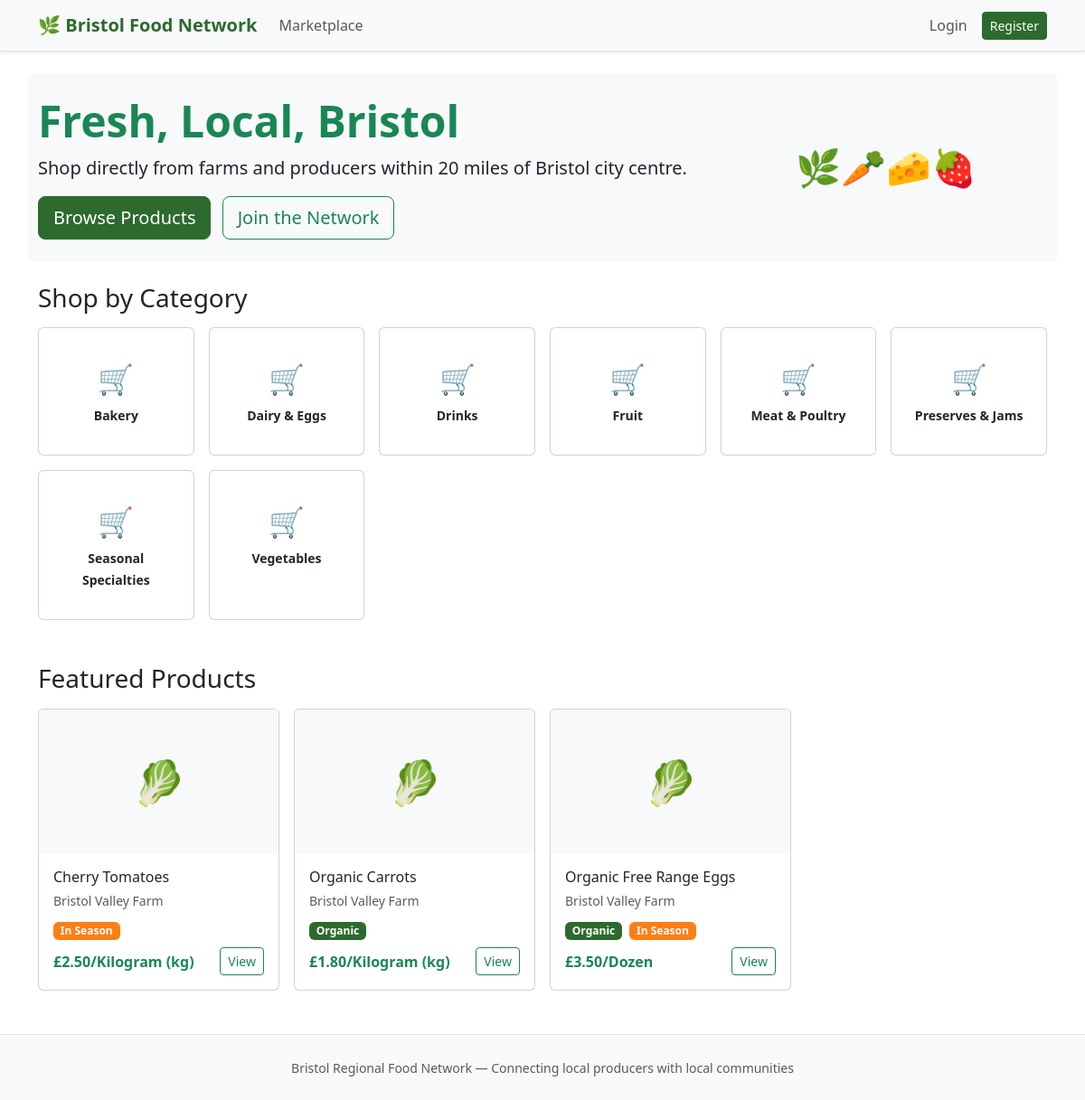
The page / on the database its author committed.
### core/models.py (models this page shows, shortened)
class Category(models.Model):
    name = models.CharField(max_length=100, unique=True)
    slug = models.SlugField(unique=True)
    description = models.TextField(blank=True)
    class Meta:
        verbose_name_plural = 'categories'
        ordering = ['name']

class Product(models.Model):
    AVAILABILITY_CHOICES = [
        ('available', 'Available'),
        ('in_season', 'In Season'),
        ('out_of_season', 'Out of Season'),
        ('unavailable', 'Unavailable'),
    ]
    UNIT_CHOICES = [
        ('kg', 'Kilogram (kg)'),
        ('g', 'Gram (g)'),
        ('litre', 'Litre'),
        ('dozen', 'Dozen'),
        ('each', 'Each'),
        ('bunch', 'Bunch'),
        ('pack', 'Pack'),
    ]
    producer = models.ForeignKey(ProducerProfile, on_delete=models.CASCADE, related_name='products')
    category = models.ForeignKey(Category, on_delete=models.PROTECT, related_name='products')
    name = models.CharField(max_length=200)
    description = models.TextField()
    price = models.DecimalField(
        max_digits=8, decimal_places=2,
        validators=[MinValueValidator(Decimal('0.01'))]
    )
    unit = models.CharField(max_length=20, choices=UNIT_CHOICES, default='each')
    stock_quantity = models.DecimalField(max_digits=10, decimal_places=2, default=0)
    low_stock_threshold = models.DecimalField(max_digits=10, decimal_places=2, default=10)
    availability = models.CharField(max_length=20, choices=AVAILABILITY_CHOICES, default='available')
    is_organic = models.BooleanField(default=False)
    harvest_date = models.DateField(null=True, blank=True)
    best_before_date = models.DateField(null=True, blank=True)
    season_start_month = models.PositiveIntegerField(
        null=True, blank=True,
        validators=[MinValueValidator(1), MaxValueValidator(12)]
    )
    season_end_month = models.PositiveIntegerField(
        null=True, blank=True,
        validators=[MinValueValidator(1), MaxValueValidator(12)]
    )
    image = models.ImageField(upload_to='products/', null=True, blank=True)
    is_surplus = models.BooleanField(default=False)
    surplus_discount_percent = models.PositiveIntegerField(
        default=0,
        validators=[MaxValueValidator(100)]
    )
    surplus_expiry = models.DateTimeField(null=True, blank=True)
    created_at = models.DateTimeField(auto_now_add=True)
    updated_at = models.DateTimeField(auto_now=True)
    @property
    def discounted_price(self):
        if self.is_surplus and self.surplus_discount_percent > 0:
            discount = self.price * Decimal(self.surplus_discount_percent) / 100
            return round(self.price - discount, 2)
        return self.price
    class Meta:
        ordering = ['name']

class ProducerProfile(models.Model):
    user = models.OneToOneField(User, on_delete=models.CASCADE, related_name='producer_profile')
    business_name = models.CharField(max_length=200)
    contact_name = models.CharField(max_length=100)
    farm_address = models.TextField()
    farm_postcode = models.CharField(max_length=10)
    description = models.TextField(blank=True)
    lead_time_hours = models.PositiveIntegerField(
        default=48,
        help_text="Minimum hours needed to prepare orders"
    )

### core/views.py (the view)
# urls.py: path('', views.home, name='home'),
def home(request):
    categories = Category.objects.all()
    featured = Product.objects.filter(
        availability__in=['available', 'in_season'],
        stock_quantity__gt=0
    ).select_related('producer', 'category').order_by('-created_at')[:8]
    return render(request, 'home.html', {
        'categories': categories,
        'featured_products': featured,
    })

### core/context_processors.py (called while the page is built)
def cart_count(request):
    if request.user.is_authenticated and not request.user.is_producer():
        try:
            cart = Cart.objects.get(customer=request.user)
            return {'cart_count': cart.item_count}
        except Cart.DoesNotExist:
            pass
    return {'cart_count': 0}

### templates/home.html (shortened to what this page needs)
{% extends 'base.html' %}
{% block content %}
<div class="row align-items-center py-4 mb-4 bg-light rounded">
    <div class="col-md-8">
        <h1 class="display-5 fw-bold text-success">Fresh, Local, Bristol</h1>
        <p class="lead">Shop directly from farms and producers within 20 miles of Bristol city centre.</p>
        <a href="{% url 'marketplace' %}" class="btn btn-primary btn-lg me-2">Browse Products</a>
        {% if not user.is_authenticated %}
        <a href="{% url 'register' %}" class="btn btn-outline-success btn-lg">Join the Network</a>
        {% endif %}
    </div>
    <div class="col-md-4 text-center fs-1">🌿🥕🧀🍓</div>
</div>
<h3 class="mb-3">Shop by Category</h3>
<div class="row g-3 mb-5">
    {% for category in categories %}
    <div class="col-6 col-md-4 col-lg-2">
        <a href="{% url 'marketplace' %}?category={{ category.slug }}" class="text-decoration-none">
            <div class="card text-center h-100 py-3">
                <div class="card-body">
                    <div class="fs-2 mb-1">🛒</div>
                    <small class="fw-semibold text-dark">{{ category.name }}</small>
                </div>
            </div>
        </a>
    </div>
    {% empty %}
    <p class="text-muted">No categories yet.</p>
    {% endfor %}
</div>
<h3 class="mb-3">Featured Products</h3>
<div class="row g-3">
    {% for product in featured_products %}
    <div class="col-md-3">
        <div class="card h-100">
            {% if product.image %}
            <img src="{{ product.image.url }}" class="card-img-top" style="height:160px;object-fit:cover;" alt="{{ product.name }}">
            {% else %}
            <div class="card-img-top bg-light d-flex align-items-center justify-content-center" style="height:160px;font-size:3rem;">🥬</div>
            {% endif %}
            <div class="card-body">
                <h6 class="card-title mb-1">{{ product.name }}</h6>
                <small class="text-muted">{{ product.producer.business_name }}</small>
                <div class="mt-2">
                    {% if product.is_organic %}<span class="badge badge-organic me-1">Organic</span>{% endif %}
                    {% if product.availability == 'in_season' %}<span class="badge seasonal-badge">In Season</span>{% endif %}
                </div>
                <div class="d-flex justify-content-between align-items-center mt-2">
                    <strong class="text-success">£{{ product.discounted_price }}/{{ product.get_unit_display }}</strong>
                    <a href="{% url 'product_detail' product.pk %}" class="btn btn-sm btn-outline-success">View</a>
                </div>
            </div>
        </div>
    </div>
    {% empty %}
    <p class="text-muted">No products available yet.</p>
    {% endfor %}
</div>
{% endblock %}

### templates/base.html (style rules this page uses)
.btn-primary { background-color: #2d6a2d; border-color: #2d6a2d; }
.badge-organic { background-color: #2d6a2d; color: white; }
.seasonal-badge { background-color: #fd7e14; color: white; }

### rows shown on the page
Category: name "Bakery"
Category: name "Dairy & Eggs"
Category: name "Drinks"
Category: name "Fruit"
Category: name "Meat & Poultry"
Category: name "Preserves & Jams"
Category: name "Seasonal Specialties"
Category: name "Vegetables"
Product: name "Cherry Tomatoes", producer.business_name "Bristol Valley Farm", availability "In Season", discounted_price "2.50", unit "Kilogram (kg)"
Product: name "Organic Carrots", producer.business_name "Bristol Valley Farm", is_organic "Organic", discounted_price "1.80", unit "Kilogram (kg)"
Product: name "Organic Free Range Eggs", producer.business_name "Bristol Valley Farm", is_organic "Organic", availability "In Season", discounted_price "3.50", unit "Dozen"
